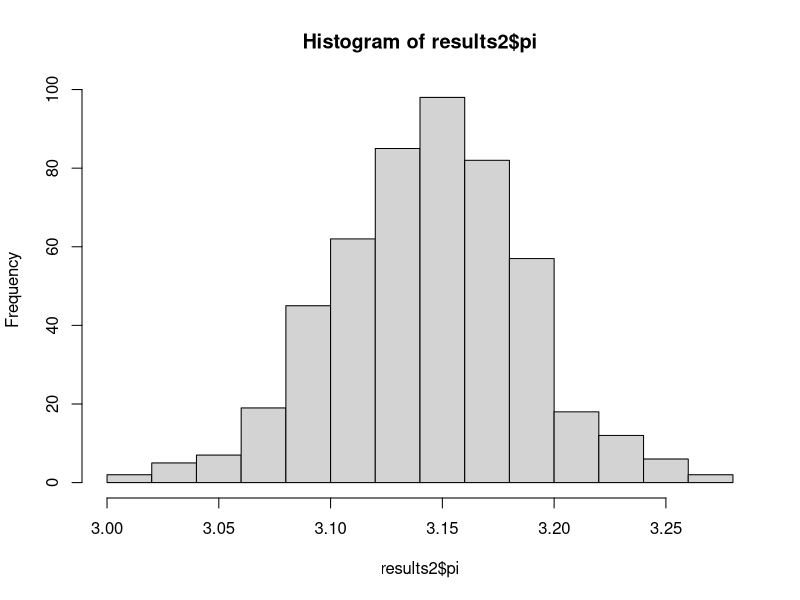

Write the R code that produced this figure.
## ---- chunk 1
library(knitr)

set.seed(123)

insidecircle <- function(x,y){
  ifelse(x^2 + y^2 <= 1,return(1),return(0))
}

estimatepi <- function(n){
  x <- runif(n)
  y <- runif(n)
  df <- data.frame(x=x,y=y)
  df$insidecircle <- apply(df,1,function(x) insidecircle(x[1],x[2]))
  
  pi_estimate <- 4*sum(df$insidecircle)/length(df$insidecircle)
  se <- sd(df$insidecircle)
  pi_se <- 4*se
  ci_95 <- (1.96*pi_se)/sqrt(length(df$insidecircle))
  
  return(list(pi=pi_estimate,std_error=pi_se,ci_95=ci_95))
}

results <- data.frame(n=c(),pi_estimate=c(),std_error=c(),upper=c(),lower=c())
for(n in seq(1000,10000,by=500)){
  pi <- estimatepi(n)
  results <- rbind(results,c(n,pi$pi,pi$std_error,
                             pi$pi+pi$ci_95,pi$pi-pi$ci_95))
}

colnames(results) <- c("n","Pi estimate", "std. error", "upper", "lower")


kable(results)
## ---- chunk 2
set.seed(123)
n=1500

results2 <- data.frame(pi_estimate=c(), std_error=c(), lower=c(), upper=c(), n=c())

for(k in 1:500){
  resPi <-estimatepi(n)
  results2 <- rbind(results2, data.frame(pi_estimate=resPi$pi, se=resPi$std_error, ci_95=resPi$ci_95, n=n))
}

hist(results2$pi)

stdev_estimates <- sd(results2$pi_est)

lower <- sum(results2$pi_est < 3.055430)
upper <- sum(results2$pi_est > 3.221903)

pct_ci95 <- ((500-(lower+upper))/500)*100

cat("Standard error of estimates: ", stdev_estimates)
cat("\n")
cat("Percentage of the estimates that lie within the 95% CI: ", pct_ci95, "%")
